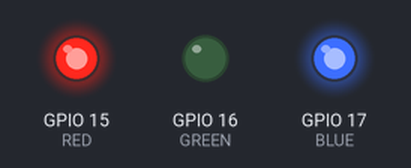
The sketch below on a simulated ESP32. Parts: output pins drawn as LEDs (lit = HIGH).

Above: at 1.0 s.
At 3.0 s:
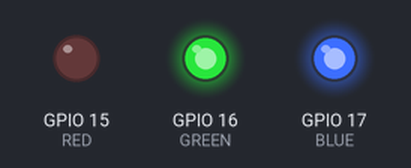
At 5.0 s:
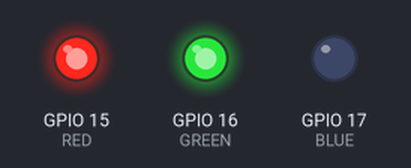
At 7.0 s:
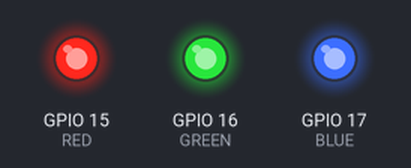
Timing chart, 0 to 10.4 s (numbered marks = the images above):
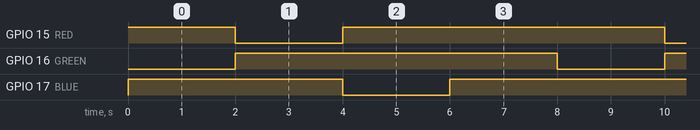

Measured:
- by itself, GPIO 15 (RED), GPIO 17 (BLUE): repeats every 8.0 s: LOW 2.0 s, HIGH 6.0 s
- by itself, GPIO 16 (GREEN): alternates HIGH for 6.0 s and LOW for 2.0 s
- by itself, everything shown: repeats every 8.0 s, in 4 steps

The sketch:

test_1.ino.ino
```cpp
void setup() {
  // put your setup code here, to run once:
  pinMode(15,OUTPUT);  //RED
  pinMode(16,OUTPUT);  //GREEN
  pinMode(17,OUTPUT);  //BLUE
}

void loop() {
  // put your main code here, to run repeatedly:
    digitalWrite(15,HIGH);  //RED              //紫色
    digitalWrite(16,LOW);  //GREEN
    digitalWrite(17,HIGH);  //BLUE
    delay(2000);

    digitalWrite(15,LOW);  //RED               //青色
    digitalWrite(16,HIGH);  //GREEN
    digitalWrite(17,HIGH);  //BLUE
    delay(2000);

    digitalWrite(15,HIGH);  //RED              //黃
    digitalWrite(16,HIGH);  //GREEN
    digitalWrite(17,LOW);  //BLUE
    delay(2000);

    digitalWrite(15,HIGH);  //RED              //白色
    digitalWrite(16,HIGH);  //GREEN
    digitalWrite(17,HIGH);  //BLUE
    delay(2000);
}
```
